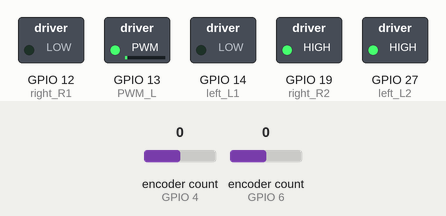
Bench run of a program on a simulated ESP32. Shown: switched loads named in the program (green lamp = pin HIGH). The inputs (shaded band) are chosen by the test bench; at power-on: encoder count (sensors on GPIO 4, GPIO 6) 0. Pins used as bus, display or sensor lines are not drawn; what the program prints to the serial monitor is not drawn.

Above: at 0.1 s.
Timing chart, 0 to 1.6 s (numbered marks = the images above):
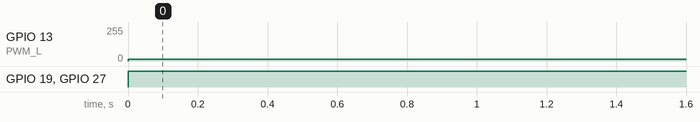

The program:

main.cpp
```cpp
#include <Arduino.h>

#include <ESP32Encoder.h>

ESP32Encoder encoder;
ESP32Encoder encoder2;

//TB6612 pins
const int right_R1=12;
const int right_R2=19;
const int PWM_R=5;
const int left_L1=14;
const int left_L2=27;
const int PWM_L=13;

hw_timer_t *My_timer = NULL;
volatile int64_t delta_omega_left = 0;
volatile int64_t delta_omega_right = 0;
volatile int64_t omega_left = 0;
volatile int64_t omega_right = 0;
int64_t new_omega_right, new_omega_left;

void IRAM_ATTR onTimer(){
new_omega_left = encoder.getCount();
delta_omega_left = new_omega_left - omega_left;
new_omega_right = encoder2.getCount();
delta_omega_right = new_omega_right - omega_right;
omega_left = new_omega_left;
omega_right = new_omega_right;
}

void setup(){

	Serial.begin(115200);

  pinMode(right_R1,OUTPUT);     // set all TB6612pins to OUTPUT
  pinMode(right_R2,OUTPUT);
  pinMode(PWM_R,OUTPUT);
  pinMode(left_L1,OUTPUT);
  pinMode(left_L2,OUTPUT);
  pinMode(PWM_L,OUTPUT);

  My_timer = timerBegin(0, 80, true);
  timerAttachInterrupt(My_timer, &onTimer, true);
  timerAlarmWrite(My_timer, 100000, true);  //Millle number is the sample time in uS.
  timerAlarmEnable(My_timer); //Just Enable

	// Enable the weak pull up resistors
	ESP32Encoder::useInternalWeakPullResistors=UP;

	// use pin D5 and D2 for the first encoder
	encoder.attachHalfQuad(D5, D2);
	// use pin D3 and D4 for the second encoder (Order matters)
	encoder2.attachHalfQuad(D3, D4);

	// clear the encoder's raw count and set the tracked count to zero
	encoder2.clearCount();
	Serial.println("Encoder Start = " + String((int32_t)encoder.getCount()));
}

void loop(){
  //Write to motor pins
  digitalWrite(right_R1,LOW);
  digitalWrite(right_R2,HIGH);
  digitalWrite(left_L1,LOW);
  digitalWrite(left_L2,HIGH);
  analogWrite(PWM_R,14);   // write into PWM value 0~255（speed）
  analogWrite(PWM_L,14);

	// Loop and read the count
	Serial.println("Encoder count = " + String((int32_t)encoder.getCount()) + " " + String((int32_t)encoder2.getCount()));
  Serial.println("Speed " + String((int32_t)delta_omega_left) + " " + String((int32_t)delta_omega_right));
  //Serial.println("Speed_right " + String((int32_t)delta_omega_right));
	delay(100);
}
```

Measured:
- by itself, GPIO 13 (PWM_L): 0/255 → 14/255 at 0.00 s
- by itself, GPIO 19 (right_R2), GPIO 27 (left_L2): LOW → HIGH at 0.00 s
